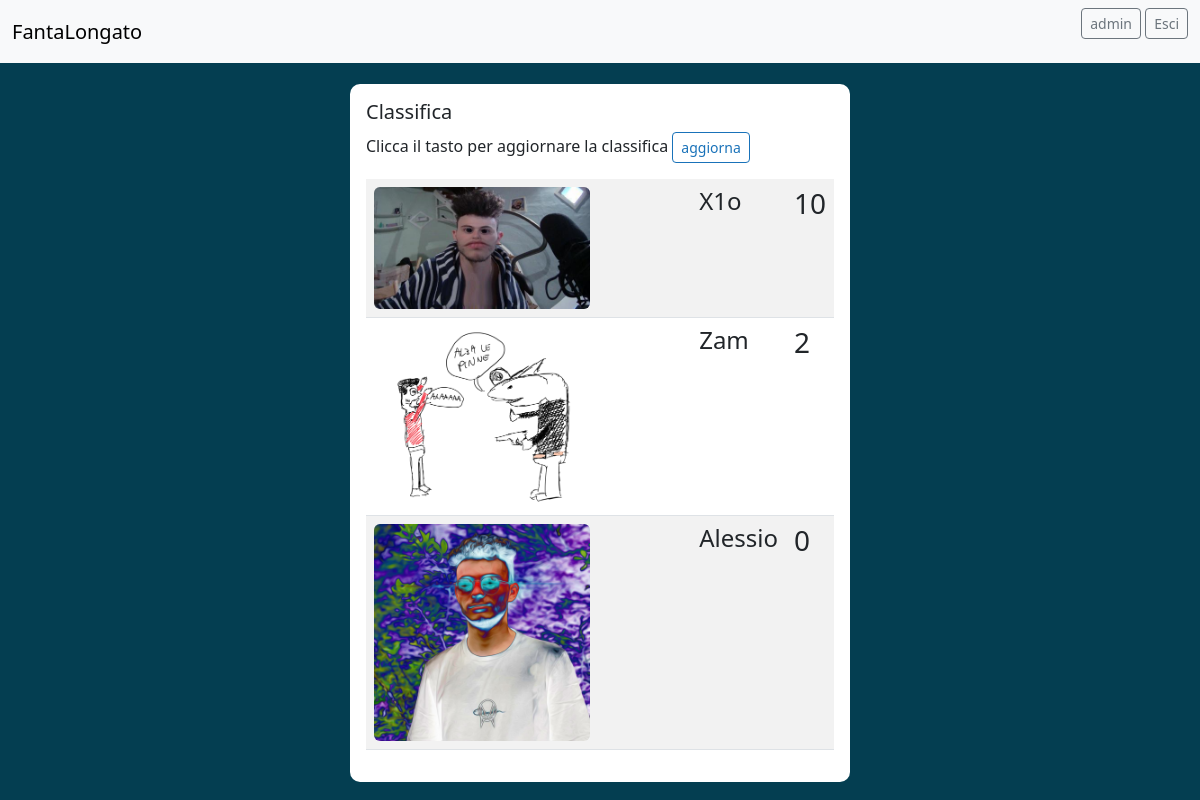
The page /accounts/classifica/ (signed in) on the database its author committed.
### accounts/models.py (models this page shows, shortened)
class Profile(models.Model):
    user = models.OneToOneField(settings.AUTH_USER_MODEL, on_delete=models.CASCADE)
    foto = models.ImageField(default='default.jpg', upload_to='profile_images')
    sfide = models.ManyToManyField(Sfide, blank=True)
    puntitotali = models.IntegerField(default='0', null=True)

### accounts/views.py (the view)
# urls.py: path('classifica/', views.showallusers, name='classifica'),
@login_required
def showallusers(request):
    data = Profile.objects.filter(Q(user__is_superuser=False), Q(user__is_staff=False)).order_by('-puntitotali')
    return render(request, "registration/classifica.html", {'data': data})

### accounts/templates/registration/classifica.html
{% block head %}
{% include "landingpage/partials/_head.html" %}
{% endblock %}
{% block header %}
{% include "landingpage/partials/_header.html" %}
{% endblock %}
<div class="container mt-4 d-flex justify-content-center">
    <div class="card p-3">
        <div class="d-flex align-items-center">
            <div class="ml-3 w-100">
                <h5 class="mb-0 mt-0">Classifica</h5>
                <div class="mt-2 flex-row">
                    <p>
                        <span>Clicca il tasto per aggiornare la classifica</span>
                        <a href="{% url 'accounts:classifica' %}" class="btn btn-sm btn-outline-primary buttonOutline align-left" type="button">aggiorna</a>
                    </p>
                </div>
                <table class="table table-striped">
                    {% for userData in data %}
                    <tr>
                        <td>
                            <img src="{{ userData.foto.url }}" class="rounded imgClassifica" width="155" alt="immagine-profilo">
                        </td>
                        <td>
                            <h4>{{ userData.user }}<h4>
                        </td>
                        <td>
                            <h3>{{ userData.puntitotali }}<h3>
                        </td>
                    </tr>
                    {% endfor %}
                </table>
            </div>
        </div>
    </div>
 </div>

### landingpage/templates/landingpage/partials/_header.html
<header>
    <nav class="navbar bg-body-tertiary">
        <div class="container-fluid">
            <a class="navbar-brand" href="http://localhost:8000/">FantaLongato</a>
            <form>
                {% if user.is_authenticated %}
                    <a class="btn btn-sm btn-outline-secondary" href="{% url 'accounts:profile' %}">{{ user.username }}</a>
                    <a class="btn btn-sm btn-outline-secondary" href="{% url 'accounts:logout' %}">Esci</a>
                {% else %}
                    <a class="btn btn-sm btn-outline-secondary" href="{% url 'accounts:login' %}">Accedi</a>
                    <a class="btn btn-sm btn-outline-secondary" href="{% url 'accounts:register' %}">Registrati</a>
                {% endif %}
            </form>
        </div>
    </nav>
</header>

### landingpage/static/css/style.css (style rules this page uses)
header { position: fixed; top: 0; width: 100%; z-index: 9999; }
img { width: 100%; height: auto; }
.imgClassifica { width: 70%; height: auto; }
.card { width: 500px; border: none; border-radius: 10px; background-color: #fff; }
.buttonOutline { --bs-btn-color: #1972B9; --bs-btn-border-color: #1972B9; --bs-btn-hover-color: #fff; --bs-btn-hover-bg: #104e81; --bs-btn-hover-border-color: #1972B9; --bs-btn-focus-shadow-rgb: 13,110,253; --bs-btn-active-color: #fff; --bs-btn-active-bg: #104e81; --bs-btn-active-border-color: #1972B9; --bs-btn-active-shadow: inset 0 3px 5px rgba(0, 0, 0, 0.125); --bs-btn-disabled-color: #1972B9; --bs-btn-disabled-bg: transparent; --bs-btn-disabled-border-color: #1972B9; --bs-gradient: none; --bs-btn-padding-y: 0.25rem; --bs-btn-padding-x: 0.5rem; --bs-btn-font-size: 0.875rem; }

### rows shown on the page
Profile: foto (picture), user "X1o", puntitotali "10"
Profile: foto (picture), user "Zam", puntitotali "2"
Profile: foto (picture), user "Alessio", puntitotali "0"

### other values the page prints
{{ user.username }} "admin"
